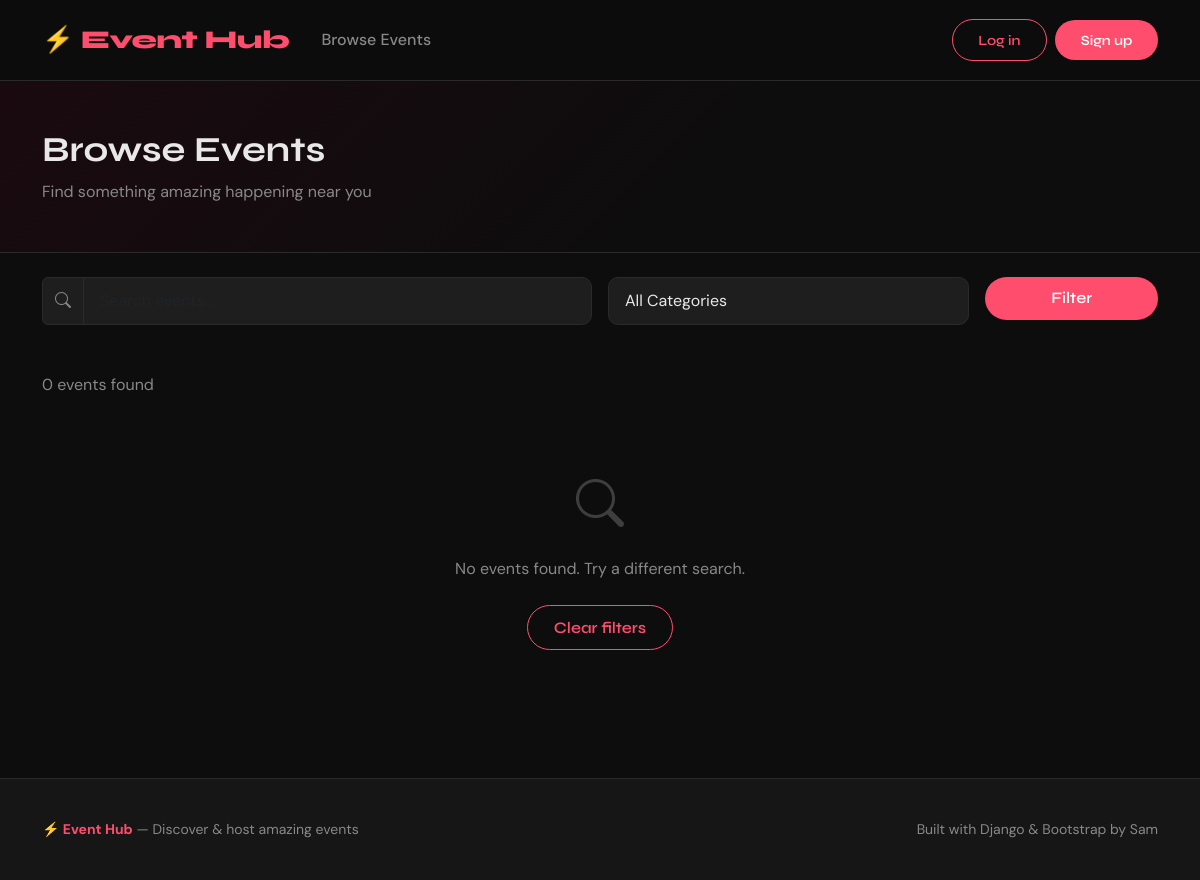
/events/, run on an earlier commit of the app's database.
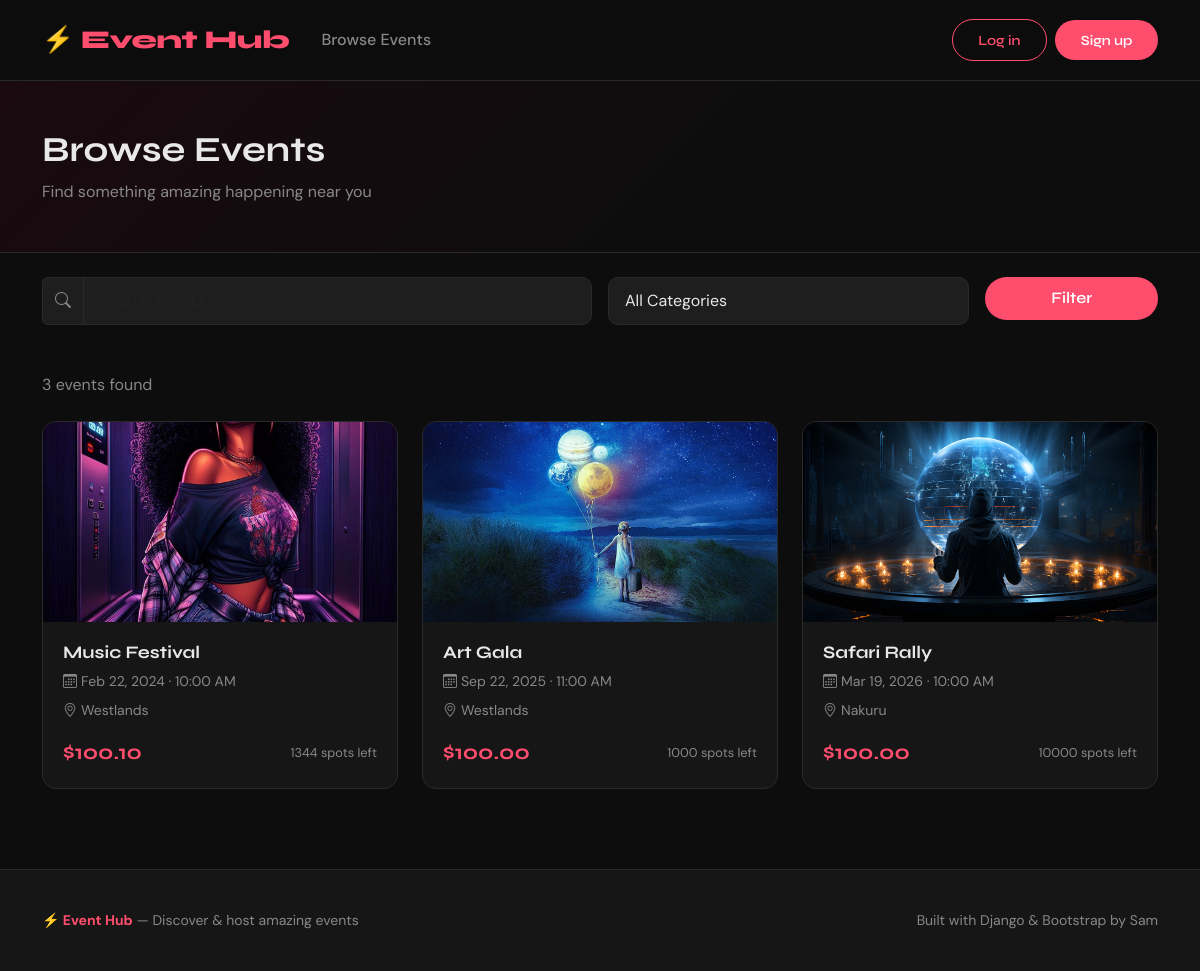
And on a later commit of the database.
### events/models.py (models this page shows, shortened)
class Event(models.Model):
    title       = models.CharField(max_length=200)
    description = models.TextField()
    category    = models.ForeignKey(Category, on_delete=models.SET_NULL, null=True, blank=True)
    date     = models.DateTimeField()
    location = models.CharField(max_length=300)
    image = models.ImageField(upload_to='events/', blank=True, null=True)
    price    = models.DecimalField(max_digits=8, decimal_places=2, default=0.00)
    capacity = models.PositiveIntegerField(default=100)
    organizer  = models.ForeignKey(User, on_delete=models.CASCADE, related_name='my_events')
    created_at = models.DateTimeField(auto_now_add=True)
    updated_at = models.DateTimeField(auto_now=True)
    is_published = models.BooleanField(default=True)
    def spots_left(self):
        booked = self.registrations.count()
        return self.capacity - booked
    def is_full(self):
        return self.spots_left() <= 0
    class Meta:
        ordering = ['date']   # Newest dates first

### events/views.py (the view)
# urls.py: path('events/',                     views.event_list,          name='event_list'),
def event_list(request):
    events     = Event.objects.filter(is_published=True)
    categories = Category.objects.all()
    search = request.GET.get('search', '')
    if search:
        events = events.filter(
            Q(title__icontains=search) |
            Q(description__icontains=search) |
            Q(location__icontains=search)
        )
    cat_id = request.GET.get('category', '')
    if cat_id:
        events = events.filter(category__id=cat_id)
    return render(request, 'events/event_list.html', {
        'events':            events,
        'categories':        categories,
        'search':            search,
        'selected_category': cat_id,
    })

### events/templates/events/event_list.html (shortened to what this page needs)
{% extends "base.html" %}
{% block content %}
<div class="page-hero">
  <div class="container">
    <h1 style="font-size:2.2rem; margin-bottom:.5rem;">Browse Events</h1>
    <p style="color:var(--muted);">Find something amazing happening near you</p>
  </div>
</div>
<div class="container mt-4 mb-5">
  <form method="GET" class="row g-3 mb-5">
    <div class="col-md-6">
      <div class="input-group">
        <span class="input-group-text" style="background:var(--surface); border-color:var(--border); color:var(--muted);">
          <i class="bi bi-search"></i>
        </span>
        <input
          type="text"
          name="search"
          class="form-control"
          placeholder="Search events..."
          value="{{ search }}"
        >
      </div>
    </div>
    <div class="col-md-4">
      <select name="category" class="form-select">
        <option value="">All Categories</option>
      </select>
    </div>
    <div class="col-md-2">
      <button type="submit" class="btn btn-brand w-100">Filter</button>
    </div>
  </form>
  <p style="color:var(--muted); margin-bottom:1.5rem;">
    {{ events|length }} event{{ events|length|pluralize }} found
  </p>
  {% if events %}
    <div class="row g-4">
      {% for event in events %}
        <div class="col-md-6 col-lg-4">
          <a href="{% url 'event_detail' event.pk %}" style="text-decoration:none; color:inherit;">
            <div class="event-card">
              {% if event.image %}
                <img src="{{ event.image.url }}" alt="{{ event.title }}">
              {% else %}
                <div class="img-placeholder"><i class="bi bi-calendar-event"></i></div>
              {% endif %}
              <div class="card-body">
                <h5 class="card-title">{{ event.title }}</h5>
                <p style="color:var(--muted); font-size:.875rem; margin-bottom:.5rem;">
                  <i class="bi bi-calendar3 me-1"></i>{{ event.date|date:"M d, Y · g:i A" }}
                </p>
                <p style="color:var(--muted); font-size:.875rem; margin-bottom:1rem;">
                  <i class="bi bi-geo-alt me-1"></i>{{ event.location }}
                </p>
                <div class="d-flex justify-content-between align-items-center">
                  <span class="price-tag">
                    {% if event.price == 0 %}Free{% else %}${{ event.price }}{% endif %}
                  </span>
                  {% if event.is_full %}
                    <span style="color:#FF6B6B; font-size:.8rem; font-weight:600;">SOLD OUT</span>
                  {% else %}
                    <span style="color:var(--muted); font-size:.8rem;">
                      {{ event.spots_left }} spots left
                    </span>
                  {% endif %}
                </div>
              </div>
            </div>
          </a>
        </div>
      {% endfor %}
    </div>
  {% else %}
    <div class="text-center py-5" style="color:var(--muted);">
      <i class="bi bi-search" style="font-size:3rem; display:block; margin-bottom:1rem; opacity:.4;"></i>
      <p>No events found. Try a different search.</p>
      <a href="{% url 'event_list' %}" class="btn btn-outline-brand mt-2">Clear filters</a>
    </div>
  {% endif %}
</div>
{% endblock %}

What changed in the data, as far as the page shows it:
added Event: image (picture), title "Music Festival", date "Feb 22, 2024 · 10:00 AM", location "Westlands", price "100.10", spots_left "1344"
added Event: image (picture), title "Art Gala", date "Sep 22, 2025 · 11:00 AM", location "Westlands", price "100.00", spots_left "1000"
added Event: image (picture), title "Safari Rally", date "Mar 19, 2026 · 10:00 AM", location "Nakuru", price "100.00", spots_left "10000"
Also different on the page:
{{ events|length }}: "0" → "3"
text no longer shown: "No events found. Try a different search. Clear filters"
